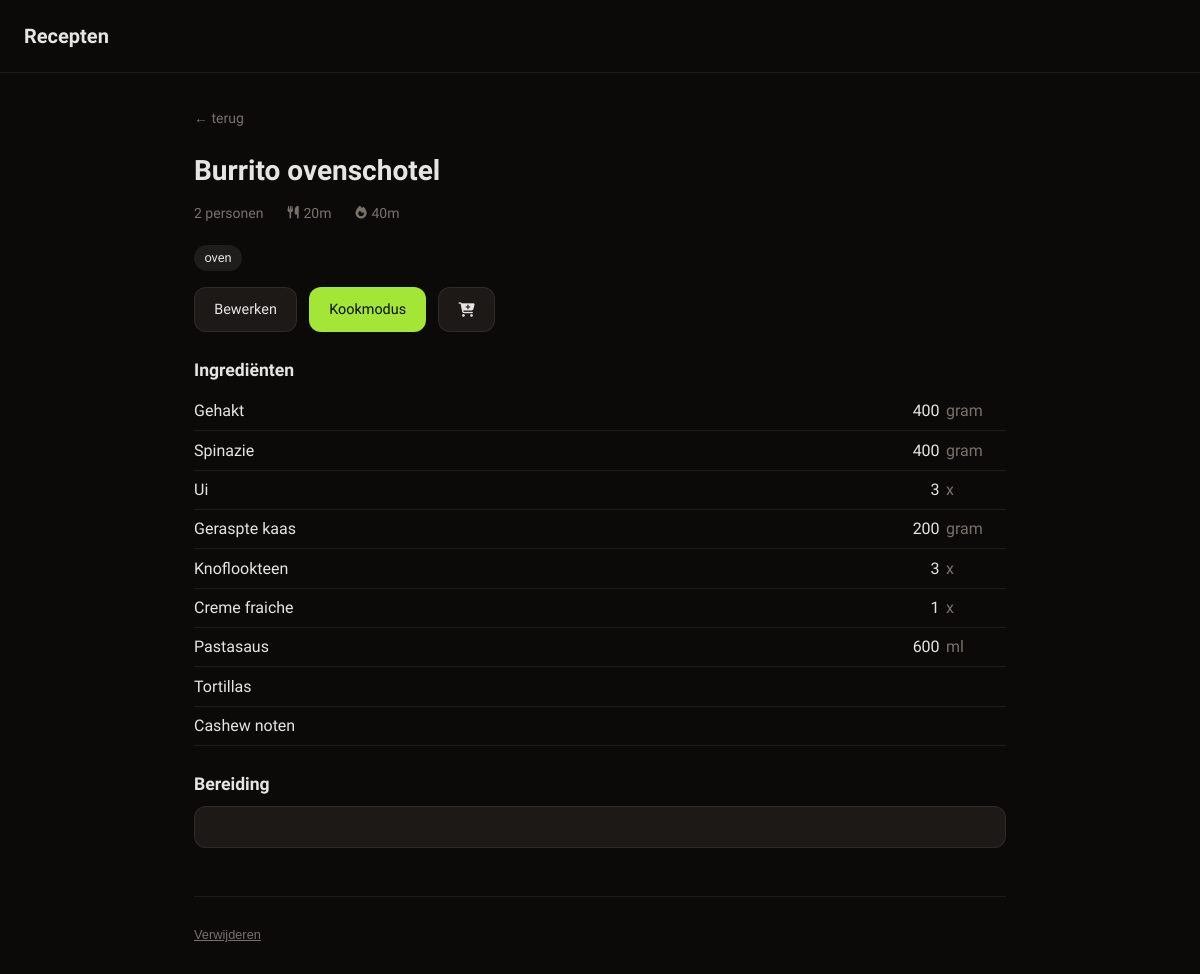
The app's page /recipes/8 with its own data.
### tables this page shows
CREATE TABLE recipe (
            id INTEGER PRIMARY KEY AUTOINCREMENT,
            title TEXT NOT NULL,
            steps TEXT NOT NULL DEFAULT '',
            servings INTEGER NOT NULL DEFAULT 2,
            updated_at TIMESTAMP DEFAULT CURRENT_TIMESTAMP
        , cook_time TEXT, tags TEXT, prep_time TEXT);

CREATE TABLE ingredient (
            id INTEGER PRIMARY KEY AUTOINCREMENT,
            recipe_id INTEGER NOT NULL REFERENCES recipe(id) ON DELETE CASCADE,
            item TEXT NOT NULL,
            amount REAL,
            unit TEXT
        , sort_order INTEGER NOT NULL DEFAULT 0);

### app.py (the view)
@app.route("/recipes/<int:id>")
def view_recipe(id):
    db = get_db()
    recipe = db.execute("SELECT * FROM recipe WHERE id = ?", [id]).fetchone()
    if not recipe:
        return "Recept niet gevonden", 404
    ingredients = db.execute("SELECT * FROM ingredient WHERE recipe_id = ? ORDER BY sort_order", [id]).fetchall()
    return render_template("view.html", recipe=recipe, ingredients=ingredients)

### app.py (called while the page is built)
def get_db():
    if "db" not in g:
        g.db = sqlite3.connect(DATABASE)
        g.db.row_factory = sqlite3.Row
        g.db.execute("PRAGMA foreign_keys = ON")
    return g.db

### templates/view.html (shortened to what this page needs)
{% extends "base.html" %}
{% block content %}
<a href="/" class="back">← terug</a>
<h1>{{ recipe.title }}</h1>
<p class="meta">
  {{ recipe.servings }} personen
  {% if recipe.prep_time %}<span class="time-badge"><i class="fa-solid fa-utensils"></i> {{ recipe.prep_time }}</span>{% endif %}
  {% if recipe.cook_time %}<span class="time-badge"><i class="fa-solid fa-fire"></i> {{ recipe.cook_time }}</span>{% endif %}
</p>
{% if recipe.tags %}
<div class="tag-list">
  {% for tag in recipe.tags.split(',') %}{% set t = tag.strip() %}{% if t %}<a href="/search?q={{ t }}" class="tag-pill tag-pill-static">{{ t }}</a>{% endif %}{% endfor %}
</div>
{% endif %}
<div class="actions">
  <a href="/recipes/{{ recipe.id }}/edit" class="btn">Bewerken</a>
  <a href="/recipes/{{ recipe.id }}/cook" class="btn btn-primary">Kookmodus</a>
  <button class="btn" id="shop-btn" data-id="{{ recipe.id }}">
    <i class="fa-solid fa-cart-plus"></i>
  </button>
</div>
<h2>Ingrediënten</h2>
<table class="ingredients">
  <tbody>
    {% for ing in ingredients %}
    <tr>
      <td>{{ ing.item }}</td>
      <td class="amount">{% if ing.amount is not none %}{{ ing.amount | int if ing.amount == ing.amount | int else ing.amount }}{% endif %}</td>
      <td class="unit">{{ ing.unit or '' }}</td>
    </tr>
    {% endfor %}
  </tbody>
</table>
<h2>Bereiding</h2>
<pre class="steps">{{ recipe.steps }}</pre>
<div class="danger-zone">
  <form action="/recipes/{{ recipe.id }}/delete" method="POST">
    <button class="btn-delete" onclick="return confirm('Recept verwijderen?')">Verwijderen</button>
  </form>
</div>
{% endblock %}

### static/css/style.css (style rules this page uses)
*, *::before, *::after { box-sizing: border-box; margin: 0; padding: 0; }
:root { --bg: #0c0a09; --surface: #1c1917; --border: rgba(255,255,255,0.08); --text: #e7e5e4; --muted: #78716c; --accent: #a3e635; --accent-fg: #0c0a09; --danger: #dc2626; --radius: 12px; --panel-width: min(420px, 90vw); }
body { background: var(--bg); color: var(--text); font-family: "Lexend", sans-serif; font-size: 1rem; line-height: 1.6; min-height: 100vh; }
h1 { font-size: 1.75rem; font-weight: 700; margin-bottom: 0.5rem; }
h2 { font-size: 1.1rem; font-weight: 600; margin: 1.5rem 0 0.5rem; }
.back { display: inline-block; color: var(--muted); text-decoration: none; font-size: 0.875rem; margin-bottom: 1.25rem; }
.meta { color: var(--muted); font-size: 0.875rem; margin-bottom: 1.25rem; display: flex; align-items: center; gap: 0.75rem; flex-wrap: wrap; }
.time-badge { display: inline-flex; align-items: center; gap: 0.35rem; font-size: 0.875rem; color: var(--muted); }
.time-badge i { color: var(--muted); }
.time-badge { display: inline-flex; align-items: center; gap: 0.3rem; margin-left: 0.75rem; }
.time-badge i { font-size: 0.8rem; }
.btn { display: inline-block; padding: 0.6rem 1.2rem; border-radius: var(--radius); font-size: 0.9rem; font-weight: 500; cursor: pointer; text-decoration: none; border: 1px solid var(--border); background: var(--surface); color: var(--text); }
.btn-primary { background: var(--accent); color: var(--accent-fg); border-color: transparent; }
.actions { display: flex; gap: 0.75rem; flex-wrap: wrap; margin-bottom: 1.5rem; }
.ingredients { width: 100%; border-collapse: collapse; margin-bottom: 1rem; }
.ingredients td { padding: 0.4rem 0.5rem 0.4rem 0; border-bottom: 1px solid var(--border); font-size: 1rem; }
.ingredients .amount { text-align: right; padding-right: 0.4rem; white-space: nowrap; }
.ingredients .unit { color: var(--muted); width: 60px; }
.steps { white-space: pre-wrap; font-family: inherit; font-size: 1rem; line-height: 1.8; background: var(--surface); border: 1px solid var(--border); border-radius: var(--radius); padding: 1.25rem; }
.tag-pill { display: inline-flex; align-items: center; gap: 0.3rem; background: var(--border); border-radius: 999px; padding: 0.2rem 0.65rem; font-size: 0.8rem; color: var(--text); white-space: nowrap; }
.tag-pill-static { cursor: pointer; text-decoration: none; }
.tag-list { display: flex; flex-wrap: wrap; gap: 0.4rem; margin-bottom: 1rem; }
.danger-zone { margin-top: 3rem; padding-top: 1.5rem; border-top: 1px solid var(--border); }
.btn-delete { background: none; border: none; color: var(--muted); font-size: 0.8rem; cursor: pointer; padding: 0; text-decoration: underline; }

### records on screen
recipe: title "Burrito ovenschotel", servings "2", prep_time "20m", cook_time "40m", tags "oven"
ingredient: item "Gehakt", amount "400", unit "gram"
ingredient: item "Spinazie", amount "400", unit "gram"
ingredient: item "Ui", amount "3", unit "x"
ingredient: item "Geraspte kaas", amount "200", unit "gram"
ingredient: item "Knoflookteen", amount "3", unit "x"
ingredient: item "Creme fraiche", amount "1", unit "x"
ingredient: item "Pastasaus", amount "600", unit "ml"
ingredient: item "Tortillas"
ingredient: item "Cashew noten"
